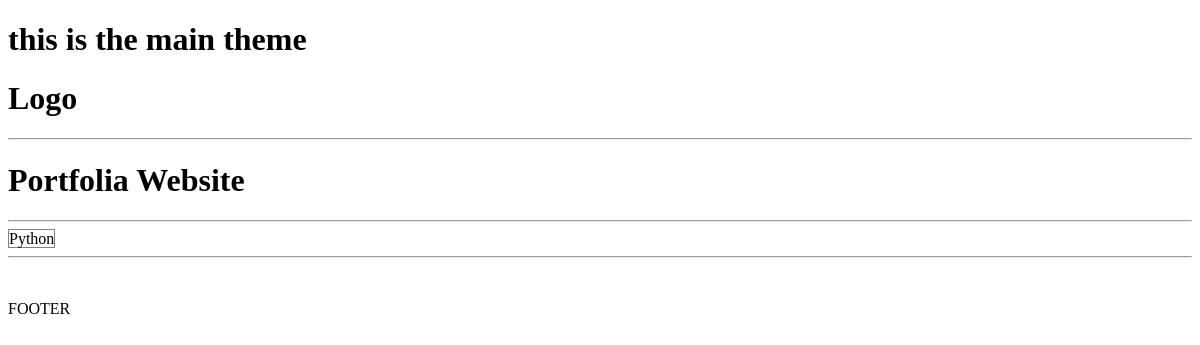
/project/0a3772cc-df0f-441e-a438-9d7c1017eae5/, run on an earlier commit of the app's database.
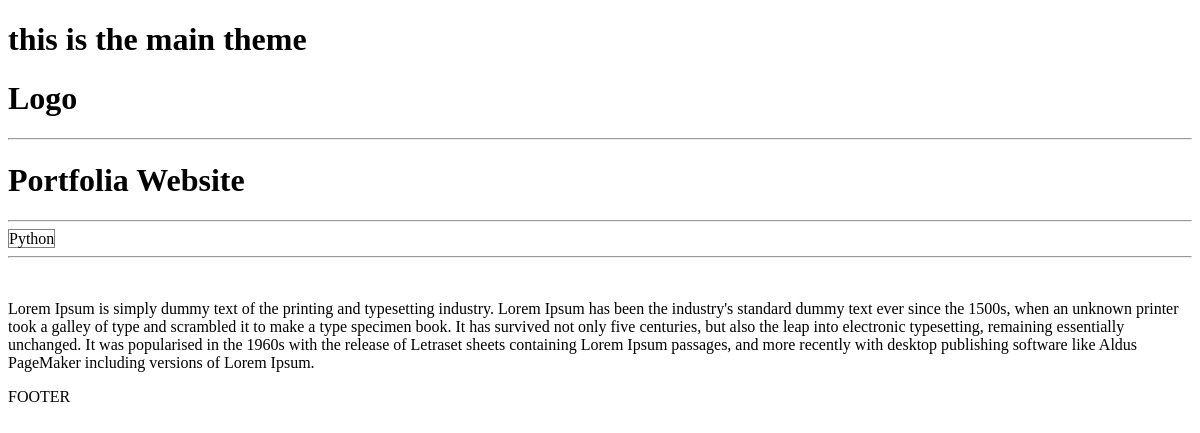
And on a later commit of the database.
### projects/models.py (models this page shows, shortened)
class Project(models.Model):
    title=models.CharField(max_length=200)
    description=models.TextField(null=True, blank=True)
    demo_link=models.CharField(max_length=2000, null=True, blank=True)
    source_link=models.CharField(max_length=2000, null=True, blank=True)
    tags=models.ManyToManyField('Tag', blank=True)
    vote_total=models.IntegerField(default=0, null=True, blank=True)
    vote_ratio=models.IntegerField(default=0, null=True, blank=True)
    created=models.DateTimeField(auto_now_add=True)
    id=models.UUIDField(default=uuid.uuid4, unique=True, primary_key=True, editable=False)

class Tag(models.Model):
    name=models.CharField(max_length=500)
    created = models.DateTimeField(auto_now_add=True)
    id = models.UUIDField(default=uuid.uuid4, unique=True, primary_key=True, editable=False)
    def __str__(self):
        return  self.name

### projects/views.py (the view)
# urls.py: path('project/<str:pk>/', views.project,name='project')
def project(request,pk):
    projectObj=Project.objects.get(id=pk)
    return render(request, 'projects/single-project.html',{'project':projectObj})

### projects/templates/projects/single-project.html
{% extends 'main.html' %}
{% block content %}
<h1>{{ project.title }}</h1>
    <hr>
{%  for tag in project.tags.all %}
    <span style="border: 1px solid gray">{{ tag }}</span>
    {% endfor %}
    <hr>
<br>
<p>{{ project.description }}</p>
{% endblock content %}

### templates/main.html (shortened to what this page needs)
<!DOCTYPE html>
<html lang="en">
<head>
</head>
<body>
<h1>this is the main theme</h1>
{% include 'navbar.html' %}
{% block content %}
{% endblock content %}
<p>FOOTER</p>
</body>
</html>

### templates/navbar.html
<h1>Logo</h1>
<hr>

What changed in the data, as far as the page shows it:
changed Project "Portfolia Website": description (not shown) → "Lorem Ipsum is simply dummy text of the printing and typesetting industry. Lorem Ipsum has been the industry's standard dummy text ever since the 1500s, when an unknown printer took a galley of type and scrambled it to make a type specimen book. It has survived not only five centuries, but also the leap into electronic typesetting, remaining essentially unchanged. It was popularised in the 1960s with the release of Letraset sheets containing Lorem Ipsum passages, and more recently with desktop publishing software like Aldus PageMaker including versions of Lorem Ipsum."
